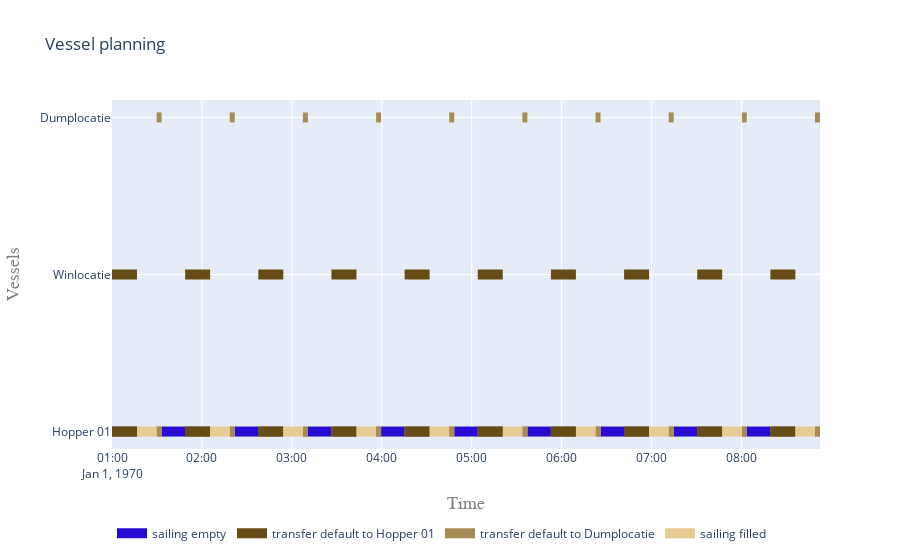

This figure's notebook cell:
### Code cell
objects = [from_site, to_site, hopper]

activities = []
for obj in objects:
    activities.extend(set(obj.log["Message"]))

activities = list(set(activities))

vessel_planning(objects, activities)

### Figure 1 — Plotly figure (JSON) as saved in the notebook; plotly's stock layout.template omitted (floating-point values rounded to 4 significant figures; data arrays with more than 128 entries replaced by an {"elided": "..."} marker saying what was removed)
{"data": [{"connectgaps": false, "hoverinfo": "y+name", "line": {"color": "rgb(39,11,212)", "width": 10}, "mode": "lines", "name": "sailing empty", "type": "scatter", "x": ["1970-01-01T01:00:00", "1970-01-01T01:00:00", "1970-01-01T01:00:00", "1970-01-01T01:00:00", "1970-01-01T01:00:00", "1970-01-01T01:33:05.687159", "1970-01-01T01:33:05.687159", "1970-01-01T01:48:48.511751", "1970-01-01T01:48:48.511751", "1970-01-01T01:48:48.511751", "1970-01-01T02:21:54.198910", "1970-01-01T02:21:54.198910", "1970-01-01T02:37:37.023501", "1970-01-01T02:37:37.023501", "1970-01-01T02:37:37.023501", "1970-01-01T03:10:42.710661", "1970-01-01T03:10:42.710661", "1970-01-01T03:26:25.535252", "1970-01-01T03:26:25.535252", "1970-01-01T03:26:25.535252", "1970-01-01T03:59:31.222411", "1970-01-01T03:59:31.222411", "1970-01-01T04:15:14.047003", "1970-01-01T04:15:14.047003", "1970-01-01T04:15:14.047003", "1970-01-01T04:48:19.734162", "1970-01-01T04:48:19.734162", "1970-01-01T05:04:02.558753", "1970-01-01T05:04:02.558753", "1970-01-01T05:04:02.558753", "1970-01-01T05:37:08.245913", "1970-01-01T05:37:08.245913", "1970-01-01T05:52:51.070504", "1970-01-01T05:52:51.070504", "1970-01-01T05:52:51.070504", "1970-01-01T06:25:56.757663", "1970-01-01T06:25:56.757663", "1970-01-01T06:41:39.582255", "1970-01-01T06:41:39.582255", "1970-01-01T06:41:39.582255", "1970-01-01T07:14:45.269414", "1970-01-01T07:14:45.269414", "1970-01-01T07:30:28.094005", "1970-01-01T07:30:28.094005", "1970-01-01T07:30:28.094005", "1970-01-01T08:03:33.781165", "1970-01-01T08:03:33.781165", "1970-01-01T08:19:16.605756", "1970-01-01T08:19:16.605756", "1970-01-01T08:19:16.605756"], "y": ["Hopper 01", "Hopper 01", "Hopper 01", "Hopper 01", null, "Hopper 01", "Hopper 01", "Hopper 01", "Hopper 01", null, "Hopper 01", "Hopper 01", "Hopper 01", "Hopper 01", null, "Hopper 01", "Hopper 01", "Hopper 01", "Hopper 01", null, "Hopper 01", "Hopper 01", "Hopper 01", "Hopper 01", null, "Hopper 01", "Hopper 01", "Hopper 01", "Hopper 01", null, "Hopper 01", "Hopper 01", "Hopper 01", "Hopper 01", null, "Hopper 01", "Hopper 01", "Hopper 01", "Hopper 01", null, "Hopper 01", "Hopper 01", "Hopper 01", "Hopper 01", null, "Hopper 01", "Hopper 01", "Hopper 01", "Hopper 01", null]}, {"connectgaps": false, "hoverinfo": "y+name", "line": {"color": "rgb(103,75,20)", "width": 10}, "mode": "lines", "name": "transfer default to Hopper 01", "type": "scatter", "x": {"elided": "150 str values"}, "y": {"elided": "150 str values"}}, {"connectgaps": false, "hoverinfo": "y+name", "line": {"color": "rgb(167,139,84)", "width": 10}, "mode": "lines", "name": "transfer default to Dumplocatie", "type": "scatter", "x": {"elided": "150 str values"}, "y": {"elided": "150 str values"}}, {"connectgaps": false, "hoverinfo": "y+name", "line": {"color": "rgb(231,203,148)", "width": 10}, "mode": "lines", "name": "sailing filled", "type": "scatter", "x": ["1970-01-01T01:16:40", "1970-01-01T01:16:40", "1970-01-01T01:29:45.687159", "1970-01-01T01:29:45.687159", "1970-01-01T01:29:45.687159", "1970-01-01T02:05:28.511751", "1970-01-01T02:05:28.511751", "1970-01-01T02:18:34.198910", "1970-01-01T02:18:34.198910", "1970-01-01T02:18:34.198910", "1970-01-01T02:54:17.023501", "1970-01-01T02:54:17.023501", "1970-01-01T03:07:22.710661", "1970-01-01T03:07:22.710661", "1970-01-01T03:07:22.710661", "1970-01-01T03:43:05.535252", "1970-01-01T03:43:05.535252", "1970-01-01T03:56:11.222411", "1970-01-01T03:56:11.222411", "1970-01-01T03:56:11.222411", "1970-01-01T04:31:54.047003", "1970-01-01T04:31:54.047003", "1970-01-01T04:44:59.734162", "1970-01-01T04:44:59.734162", "1970-01-01T04:44:59.734162", "1970-01-01T05:20:42.558753", "1970-01-01T05:20:42.558753", "1970-01-01T05:33:48.245913", "1970-01-01T05:33:48.245913", "1970-01-01T05:33:48.245913", "1970-01-01T06:09:31.070504", "1970-01-01T06:09:31.070504", "1970-01-01T06:22:36.757663", "1970-01-01T06:22:36.757663", "1970-01-01T06:22:36.757663", "1970-01-01T06:58:19.582255", "1970-01-01T06:58:19.582255", "1970-01-01T07:11:25.269414", "1970-01-01T07:11:25.269414", "1970-01-01T07:11:25.269414", "1970-01-01T07:47:08.094005", "1970-01-01T07:47:08.094005", "1970-01-01T08:00:13.781165", "1970-01-01T08:00:13.781165", "1970-01-01T08:00:13.781165", "1970-01-01T08:35:56.605756", "1970-01-01T08:35:56.605756", "1970-01-01T08:49:02.292915", "1970-01-01T08:49:02.292915", "1970-01-01T08:49:02.292915"], "y": ["Hopper 01", "Hopper 01", "Hopper 01", "Hopper 01", null, "Hopper 01", "Hopper 01", "Hopper 01", "Hopper 01", null, "Hopper 01", "Hopper 01", "Hopper 01", "Hopper 01", null, "Hopper 01", "Hopper 01", "Hopper 01", "Hopper 01", null, "Hopper 01", "Hopper 01", "Hopper 01", "Hopper 01", null, "Hopper 01", "Hopper 01", "Hopper 01", "Hopper 01", null, "Hopper 01", "Hopper 01", "Hopper 01", "Hopper 01", null, "Hopper 01", "Hopper 01", "Hopper 01", "Hopper 01", null, "Hopper 01", "Hopper 01", "Hopper 01", "Hopper 01", null, "Hopper 01", "Hopper 01", "Hopper 01", "Hopper 01", null]}], "layout": {"hovermode": "closest", "legend": {"orientation": "h", "x": 0, "y": -0.2}, "title": {"text": "Vessel planning"}, "xaxis": {"range": ["1970-01-01T01:00:00", "1970-01-01T08:52:22.292915"], "title": {"font": {"color": "#7f7f7f", "family": "Courier New, monospace", "size": 18}, "text": "Time"}}, "yaxis": {"title": {"font": {"color": "#7f7f7f", "family": "Courier New, monospace", "size": 18}, "text": "Vessels"}}}}
